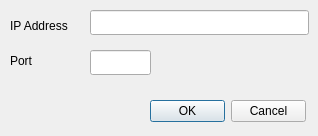
<?xml version="1.0" encoding="UTF-8"?>
<ui version="4.0">
 <class>ControllerDialog</class>
 <widget class="QDialog" name="ControllerDialog">
  <property name="geometry">
   <rect>
    <x>0</x>
    <y>0</y>
    <width>318</width>
    <height>136</height>
   </rect>
  </property>
  <property name="windowTitle">
   <string>Dialog</string>
  </property>
  <property name="windowIcon">
   <iconset resource="../images/img.qrc">
    <normaloff>:/images/controller.png</normaloff>:/images/controller.png</iconset>
  </property>
  <widget class="QDialogButtonBox" name="buttonBox">
   <property name="geometry">
    <rect>
     <x>150</x>
     <y>100</y>
     <width>156</width>
     <height>23</height>
    </rect>
   </property>
   <property name="orientation">
    <enum>Qt::Horizontal</enum>
   </property>
   <property name="standardButtons">
    <set>QDialogButtonBox::Cancel|QDialogButtonBox::Ok</set>
   </property>
  </widget>
  <widget class="QLineEdit" name="txtIpAddress">
   <property name="enabled">
    <bool>true</bool>
   </property>
   <property name="geometry">
    <rect>
     <x>90</x>
     <y>10</y>
     <width>219</width>
     <height>25</height>
    </rect>
   </property>
  </widget>
  <widget class="QLabel" name="lblPort">
   <property name="geometry">
    <rect>
     <x>10</x>
     <y>50</y>
     <width>31</width>
     <height>21</height>
    </rect>
   </property>
   <property name="text">
    <string>Port</string>
   </property>
  </widget>
  <widget class="QLineEdit" name="txtPort">
   <property name="enabled">
    <bool>true</bool>
   </property>
   <property name="geometry">
    <rect>
     <x>90</x>
     <y>50</y>
     <width>61</width>
     <height>25</height>
    </rect>
   </property>
  </widget>
  <widget class="QLabel" name="lblIpAddress">
   <property name="geometry">
    <rect>
     <x>10</x>
     <y>10</y>
     <width>71</width>
     <height>31</height>
    </rect>
   </property>
   <property name="text">
    <string>IP Address</string>
   </property>
  </widget>
 </widget>
 <resources>
  <include location="../images/img.qrc"/>
 </resources>
 <connections>
  <connection>
   <sender>buttonBox</sender>
   <signal>accepted()</signal>
   <receiver>ControllerDialog</receiver>
   <slot>accept()</slot>
   <hints>
    <hint type="sourcelabel">
     <x>248</x>
     <y>254</y>
    </hint>
    <hint type="destinationlabel">
     <x>157</x>
     <y>274</y>
    </hint>
   </hints>
  </connection>
  <connection>
   <sender>buttonBox</sender>
   <signal>rejected()</signal>
   <receiver>ControllerDialog</receiver>
   <slot>reject()</slot>
   <hints>
    <hint type="sourcelabel">
     <x>316</x>
     <y>260</y>
    </hint>
    <hint type="destinationlabel">
     <x>286</x>
     <y>274</y>
    </hint>
   </hints>
  </connection>
 </connections>
</ui>
